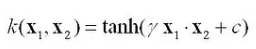
#> input picture Machine Learning/Support Vector Machine/Kernel Functions/images/sig.png, 256 x 49 px
$ jupyter execute Sigmoid.ipynb
#> lines starting #> are read from the running program, lines starting #| are printed output that depends on the picture
1. [Sigmoid Kernel](#sigmoid-kernel)

#### Sigmoid Kernel:
- used to not move the data points from a lower dimension to higher dimension
- used to calculate the relationship between each data points and choose the support vector classifier
- uses the kernel trick
    - calculates the relationship between data points without converting the data points into higher dimensions

[cell 1]
from PIL import Image
from IPython.display import display

img = Image.open('images/sig.png')
#> img is the input picture: PIL image 256x49 RGBA; mean R, G, B, A 241.7, 241.7, 241.7, 255
new_image = img.resize((310, 60))
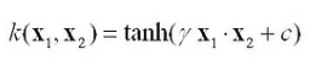
#> new_image: PIL image 310x60 RGBA; mean R, G, B, A 241.7, 241.6, 241.7, 255
display(new_image)


$ run again, with Machine Learning/Support Vector Machine/Kernel Functions/images/eg.png copied over Machine Learning/Support Vector Machine/Kernel Functions/images/sig.png
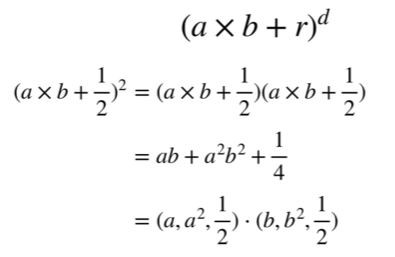
#> input picture Machine Learning/Support Vector Machine/Kernel Functions/images/eg.png, 395 x 257 px
#> img is the input picture: PIL image 395x257 RGBA; mean R, G, B, A 248.1, 248.1, 248.1, 255
#> `new_image = img.resize((310, 60))`:
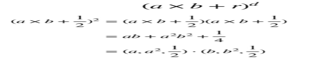
#> new_image: PIL image 310x60 RGBA; mean R, G, B, A 247.9, 247.9, 247.9, 255

$ run again, with Machine Learning/Support Vector Machine/Kernel Functions/images/eg2.png copied over Machine Learning/Support Vector Machine/Kernel Functions/images/sig.png
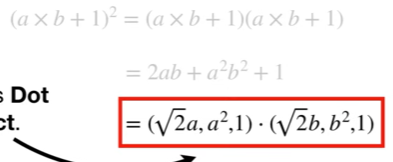
#> input picture Machine Learning/Support Vector Machine/Kernel Functions/images/eg2.png, 393 x 162 px
#> img is the input picture: PIL image 393x162 RGBA; mean R, G, B, A 246.6, 239.6, 239, 255
#> `new_image = img.resize((310, 60))`:
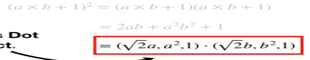
#> new_image: PIL image 310x60 RGBA; mean R, G, B, A 246.5, 239.2, 238.6, 255

$ run again, with Machine Learning/Support Vector Machine/Kernel Functions/images/linear.png copied over Machine Learning/Support Vector Machine/Kernel Functions/images/sig.png
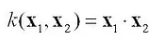
#> input picture Machine Learning/Support Vector Machine/Kernel Functions/images/linear.png, 157 x 43 px
#> img is the input picture: PIL image 157x43 RGBA; mean R, G, B, A 241.6, 241.6, 241.6, 255
#> `new_image = img.resize((310, 60))`:
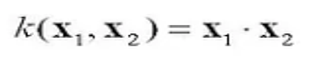
#> new_image: PIL image 310x60 RGBA; mean R, G, B, A 241.5, 241.5, 241.5, 255
